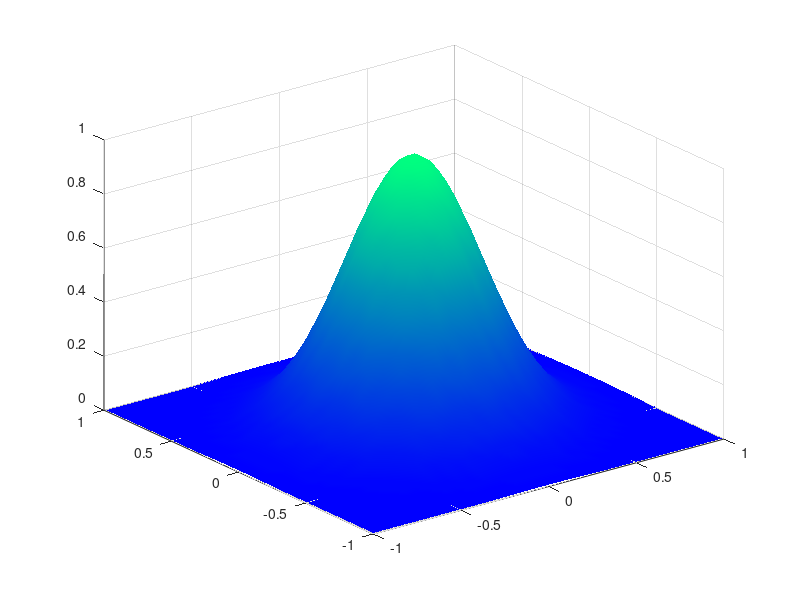

Write the MATLAB code that produced this figure.
% clear, clc
% x1d = linspace(0,1,20);
% y1d = linspace(0,1,20);
% [x2d y2d] = meshgrid(x1d,y1d);
% plot(x2d,y2d,'*k')
% 
% 
% f2d= exp(-5*(x2d.^2+y2d.^2))
% figure(1)
% contour(x2d, y2d, f2d,10)
% figure(2)
% surf(x2d,y2d,f2d)

x3d = linspace(-1,1,40);
y3d = linspace(-1,1,40);
[x4d,y4d] = meshgrid(x3d,y3d);
f4d = exp(-5*(x4d.^2+y4d.^2))

figure(3)
surf(x4d,y4d,f4d)
colormap('winter')
shading interp

